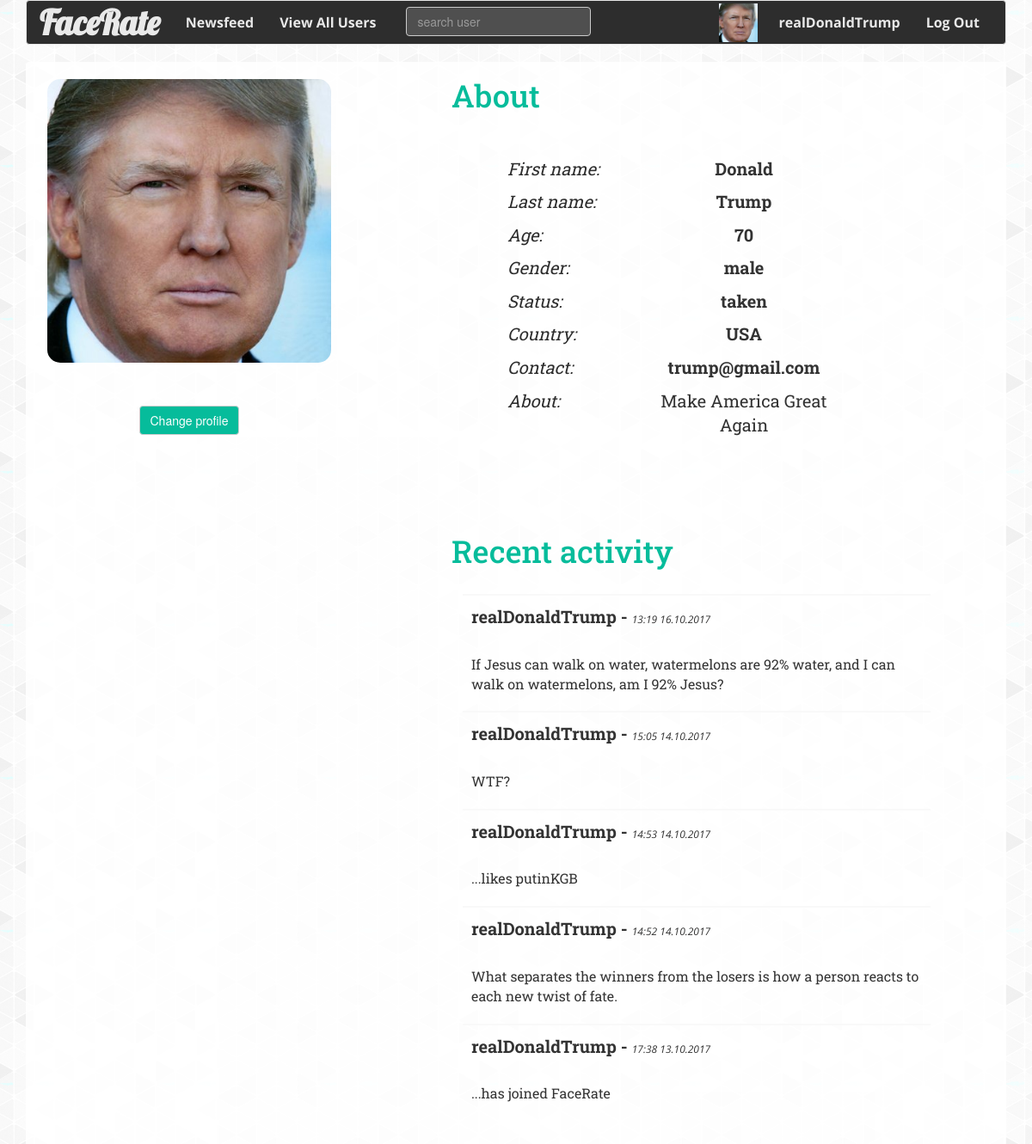
Page /profile (signed in) on the committed database.
### tables this page shows
CREATE TABLE 'users' ('id' INTEGER PRIMARY KEY AUTOINCREMENT NOT NULL, 'username' TEXT, 'password' TEXT, 'is_set' INTEGER DEFAULT 0,'firstname' TEXT,'lastname' TEXT, 'country' TEXT, 'age' INTEGER, 'about' TEXT, 'gender' TEXT, 'status' TEXT,'popularity' INTEGER DEFAULT 0, 'contact' TEXT, 'image' TEXT);

CREATE TABLE 'newsfeed' ('username' TEXT, 'image' TEXT, 'event' TEXT, 'event_type' TEXT, 'target' TEXT, 'time' TEXT, 'id'  INTEGER PRIMARY KEY  );

### application.py (the view)
@app.route("/profile")
def profile():
    users = db.execute("SELECT * FROM users WHERE id = :id", id = session["user_id"])
    events = db.execute("SELECT * FROM newsfeed WHERE username = :username ORDER BY id DESC LIMIT 5", username = users[0]["username"])
    return render_template("my_profile.html",
        user = users[0],
        image_profile = users[0]["image"],
        message = "Do you like this person?",
        events = events)

### templates/my_profile.html (shortened to what this page needs)
{% extends "layout.html" %}
{% block main %}
    <div class="container-fluid">
        <div class="row">
            <div class="col-md-4 profile-left">
                <img src="{{ url_for('static', filename = user.image) }}"></img>
                <a class="btn btn-default" href="{{ url_for('profile_set') }}" style="margin-top: 50px;">Change profile</a>
            </div>
            <div class="col-md-8 profile-right">
                <h1 class="profile-h1">About</h1>
                <div class="profile-form">
                    <div>
                        <span class="profile-key">First name: </span><p class="profile-value">{{ user.firstname }}</p>
                    </div>
                    <br>
                    <div>
                        <span class="profile-key">Last name: </span><p class="profile-value">{{ user.lastname }}</p>
                    </div>
                    <br>
                    <div>
                        <span class="profile-key">Age: </span><p class="profile-value">{{ user.age }}</p>
                    </div>
                    <br>
                    <div>
                        <span class="profile-key">Gender: </span><p class="profile-value">{{ user.gender }}</p>
                    </div>
                    <br>
                    <div>
                        <span class="profile-key">Status: </span><p class="profile-value">{{ user.status }}</p>
                    </div>
                    <br>
                    <div>
                        <span class="profile-key">Country: </span><p class="profile-value">{{ user.country }}</p>
                    </div>
                    <br>
                    <div>
                        <span class="profile-key">Contact: </span><p class="profile-value">{{ user.contact }}</p>
                    </div>
                    <div>
                        <span class="profile-key">About: </span><p class="profile-value" style="font-weight: normal;">{{ user.about }}</p>
                    </div>
                </div>
                <div style="height: 300px;"></div>
                <h1 class="profile-h1">Recent activity</h1>
                <div class="wrap">
                    <ul>
                        {% for event in events %}
                            <li><div><span class="username">{{ event.username }} - </span><span class="time">{{ event.time }}</span><p class="event">{{ event.event }}</p></div></li>
                        {% endfor %}
                    </ul>
                </div>
            </div>
        </div>
    </div>
{% endblock %}

### templates/layout.html (shortened to what this page needs)
<!DOCTYPE html>
<html lang="en">
	<head>
		<link href="https://maxcdn.bootstrapcdn.com/bootstrap/3.3.7/css/bootstrap.min.css" rel="stylesheet"/>
		<link href="/static/style.css" rel="stylesheet"/>
	</head>
	<body>
		<div class="container">
			<nav class="navbar navbar-default">
				<div class="container-fluid">
					<div class="navbar-header">
                        <a class="navbar-brand" href="{{ url_for('index') }}"><span class="header-text">FaceRate</span></a>
					</div>
					<div class="collapse navbar-collapse" id="navbar">
						{% if session.user_id %}
							<ul class="nav navbar-nav">
								<li><a href="{{ url_for('index') }}">Newsfeed</a></li>
                                <li><a href="{{ url_for('user_popularity') }}">View All Users</a></li>
                                <li>
                                	<form action="{{ url_for('search_user') }}" method="post" class="search">
                                		<input class="form-control" name="search" placeholder="search user" type="text"/>
                                	</form>
                                </li>
                            </ul>
                            <ul class="nav navbar-nav navbar-right">
                            	{% if user.is_set == 1 %}
                            	<li><img id="navbar_photo" src="{{ url_for('static', filename = user.image) }}"></img></li>
                                <li><a href="{{ url_for('profile') }}">{{ user.username }}</a></li>
                                {% endif %}
                                <li><a href="{{ url_for('logout') }}">Log Out</a></li>
                            </ul>
						{% endif %}
					</div>
				</div>
			</nav>
			<main>
                {% block main %}{% endblock %}
            </main>
		</div>
	</body>
</html>

### static/style.css (style rules this page uses)
body { background-image: url(pattern.png); background-repeat: repeat; background-attachment: fixed; }
main { background-color: rgba(255, 255, 255, 0.85); border-radius: 4px; }
a { text-decoration: none !important; color: #06bc9b; }
.navbar-default { background-color: #2d2d2d; }
.navbar-default a { font-family: 'Open Sans'; font-size: 16px; font-weight: bold; color: #E9E9E9 !important; }
.header-text { font-family: 'Lobster'; font-size: 40px; }
.btn-default { background-color: #06bc9b !important; color: white !important; }
.container { margin-left: auto; margin-right: auto; text-align: center; }
.navbar-default .navbar-brand .header-text { color: #E9E9E9; }
#navbar_photo { height: 45px; margin-right: 10px; margin-top: 3px; }
main img { max-width: 100%; }
.profile-left { height: auto; border-radius: 4px; }
.profile-left img { margin-top: 20px; max-height: 350px; max-width: 330px; border-radius: 15px; }
.profile-right { min-height: 600px; height: auto; }
.profile-h1 { text-align: left; margin-left: 100px; color: #06bc9b; font-family: 'Roboto Slab'; }
.profile-form { width: 400px; margin: auto; margin-top: 50px; height: auto; }
.profile-key { font-family: 'Roboto Slab'; font-size: 20px; font-style: italic; color: #2d2d2d; float: left; width: 150px; margin-bottom: 10px; text-align: left; }
.profile-value { width: 250px; float: right; font-family: 'Roboto Slab'; font-size: 20px; font-weight: bold; margin-bottom: 10px; }
.wrap { display: inline-block; margin: 20px 0px; width: 80%; height: auto; min-height: 500px; }
.wrap ul { list-style: none; text-align: left; font-size: 20px; font-family: 'Roboto Slab'; }
.wrap li { padding: 10px; border-top: 2px solid #f9f9f9; }
.wrap p { font-size: 16px; }
.search { display: inline-block; }
.search input { background-color: #4f4f4f; color: white; margin-top: 7px; margin-left: 20px; }
.username { font-weight: bold; }
.time { font-style: italic; font-size: 12px; font-family: 'Open Sans'; }
.event { margin-top: 30px; }

### rows in the picture
users: image (picture), username "realDonaldTrump", firstname "Donald", lastname "Trump", age "70", gender "male", status "taken", country "USA", contact "trump@gmail.com", about "Make America Great Again"
newsfeed: username "realDonaldTrump", time "13:19 16.10.2017", event "If Jesus can walk on water, watermelons are 92% water, and I can walk on watermelons, am I 92% Jesus?"
newsfeed: username "realDonaldTrump", time "15:05 14.10.2017", event "WTF?"
newsfeed: username "realDonaldTrump", time "14:53 14.10.2017", event "...likes putinKGB"
newsfeed: username "realDonaldTrump", time "14:52 14.10.2017", event "What separates the winners from the losers is how a person reacts to each new twist of fate."
newsfeed: username "realDonaldTrump", time "17:38 13.10.2017", event "...has joined FaceRate"
